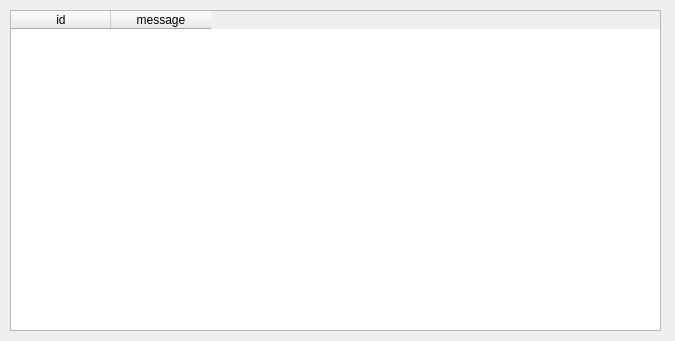
<?xml version="1.0" encoding="UTF-8"?>
<ui version="4.0">
 <class>Dialog</class>
 <widget class="QDialog" name="Dialog">
  <property name="geometry">
   <rect>
    <x>0</x>
    <y>0</y>
    <width>675</width>
    <height>341</height>
   </rect>
  </property>
  <property name="windowTitle">
   <string>Dialog</string>
  </property>
  <widget class="QTableWidget" name="tableWidget">
   <property name="geometry">
    <rect>
     <x>10</x>
     <y>10</y>
     <width>651</width>
     <height>321</height>
    </rect>
   </property>
   <column>
    <property name="text">
     <string>id</string>
    </property>
   </column>
   <column>
    <property name="text">
     <string>message</string>
    </property>
   </column>
  </widget>
 </widget>
 <resources/>
 <connections/>
</ui>
